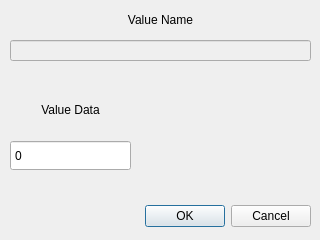
<?xml version="1.0" encoding="UTF-8"?>
<ui version="4.0">
 <class>EditQwordDialog</class>
 <widget class="QDialog" name="EditQwordDialog">
  <property name="geometry">
   <rect>
    <x>0</x>
    <y>0</y>
    <width>320</width>
    <height>240</height>
   </rect>
  </property>
  <property name="windowTitle">
   <string>Edit Qword value</string>
  </property>
  <widget class="QDialogButtonBox" name="buttonBox">
   <property name="geometry">
    <rect>
     <x>10</x>
     <y>200</y>
     <width>301</width>
     <height>32</height>
    </rect>
   </property>
   <property name="orientation">
    <enum>Qt::Horizontal</enum>
   </property>
   <property name="standardButtons">
    <set>QDialogButtonBox::Cancel|QDialogButtonBox::Ok</set>
   </property>
  </widget>
  <widget class="QLineEdit" name="lineEdit">
   <property name="enabled">
    <bool>false</bool>
   </property>
   <property name="geometry">
    <rect>
     <x>10</x>
     <y>40</y>
     <width>301</width>
     <height>21</height>
    </rect>
   </property>
  </widget>
  <widget class="QLabel" name="label">
   <property name="geometry">
    <rect>
     <x>10</x>
     <y>10</y>
     <width>301</width>
     <height>20</height>
    </rect>
   </property>
   <property name="text">
    <string>Value Name</string>
   </property>
   <property name="alignment">
    <set>Qt::AlignCenter</set>
   </property>
  </widget>
  <widget class="QLabel" name="label_2">
   <property name="geometry">
    <rect>
     <x>10</x>
     <y>100</y>
     <width>121</width>
     <height>20</height>
    </rect>
   </property>
   <property name="text">
    <string>Value Data</string>
   </property>
   <property name="alignment">
    <set>Qt::AlignCenter</set>
   </property>
  </widget>
  <widget class="QSpinBox" name="spinBox">
   <property name="geometry">
    <rect>
     <x>10</x>
     <y>140</y>
     <width>121</width>
     <height>31</height>
    </rect>
   </property>
   <property name="buttonSymbols">
    <enum>QAbstractSpinBox::NoButtons</enum>
   </property>
  </widget>
 </widget>
 <resources/>
 <connections>
  <connection>
   <sender>buttonBox</sender>
   <signal>accepted()</signal>
   <receiver>EditQwordDialog</receiver>
   <slot>accept()</slot>
   <hints>
    <hint type="sourcelabel">
     <x>248</x>
     <y>254</y>
    </hint>
    <hint type="destinationlabel">
     <x>157</x>
     <y>274</y>
    </hint>
   </hints>
  </connection>
  <connection>
   <sender>buttonBox</sender>
   <signal>rejected()</signal>
   <receiver>EditQwordDialog</receiver>
   <slot>reject()</slot>
   <hints>
    <hint type="sourcelabel">
     <x>316</x>
     <y>260</y>
    </hint>
    <hint type="destinationlabel">
     <x>286</x>
     <y>274</y>
    </hint>
   </hints>
  </connection>
 </connections>
</ui>
